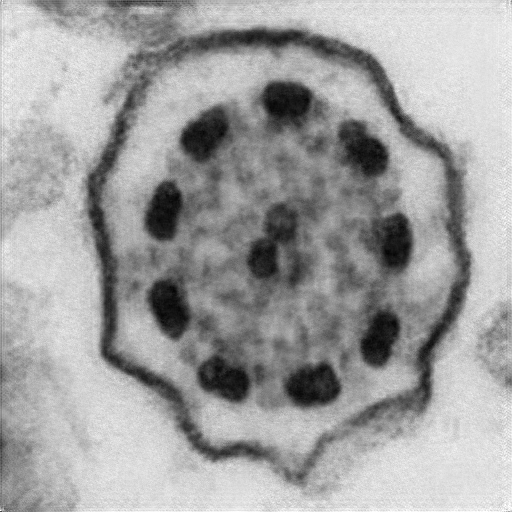
#> input picture samples/sample1_refined.png, 512 x 512 px
$ jupyter execute refine_tubule_mask.ipynb
#> lines starting #> are read from the running program, lines starting #| are printed output that depends on the picture; after the words box and inside, x2 and y2 are one past the last pixel; in counts of white or black regions, pixels touching at a corner belong together
# Refine tubule segmentation mask based on the GrabCut

## Imports

[cell 1]
import cv2
import numpy as np
import matplotlib.pyplot as plt

## Define variables and get filenames

[cell 2]
image_file = "../samples/sample1_refined.png"
mask_file = "../samples/sample1_mask.png"

extra_space_ratio = 0.2
contour_min_size = 10

image = cv2.imread(image_file)
#> image is the input picture: shape (512, 512, 3); min 3, max 255, mean 160.2
mask_tubules = cv2.imread(mask_file)[:, :, 1]
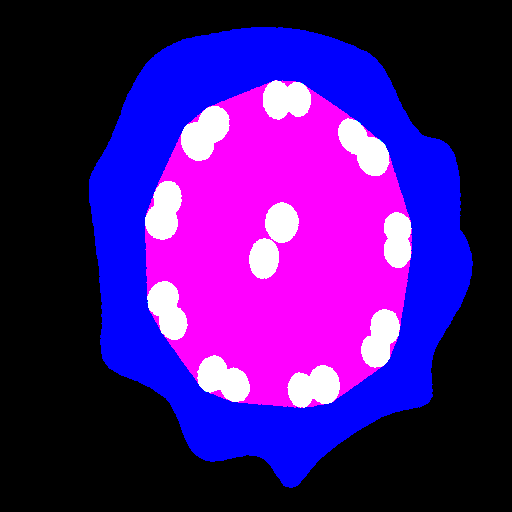
#> input picture samples/sample1_mask.png, 512 x 512 px
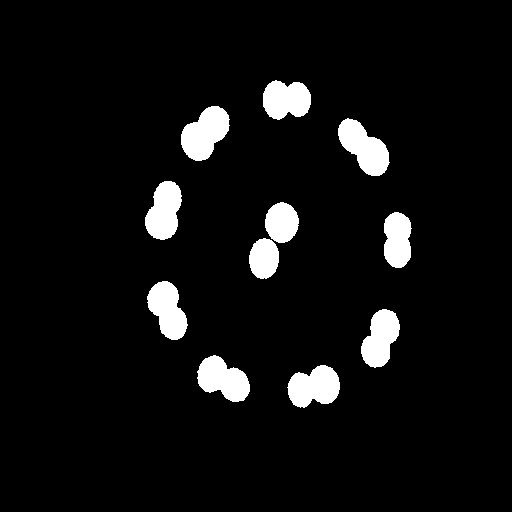
#> mask_tubules: shape (512, 512); 6.1% white; 11 white regions

plt.figure(figsize=(10, 5))
plt.subplot(1, 2, 1)
plt.imshow(image, cmap='gray')
plt.axis('off')

plt.subplot(1, 2, 2)
plt.imshow(mask_tubules, cmap='gray')
plt.axis('off')

plt.show()

## Load and visualize current mask for tubules

[cell 3]
# Visualize the image and the mask with overlap
plt.figure(figsize=(5, 5))
plt.imshow(image, cmap='gray')
plt.imshow(mask_tubules, alpha=0.25, cmap='gray')
plt.axis('off')
plt.show()
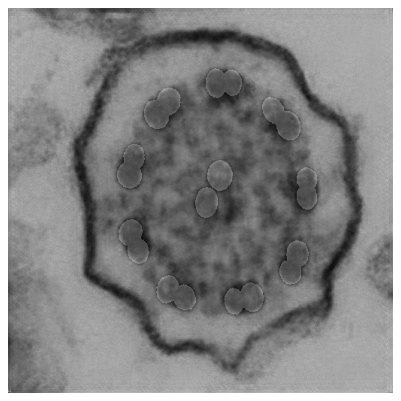
#> figure drawn by matplotlib, 1 panel

## Apply refine to example image

[cell 4]
# resize the mask to the same size as the image
mask_tubules = cv2.resize(mask_tubules, (image.shape[1], image.shape[0]))
new_mask = np.zeros_like(mask_tubules, dtype=np.uint8)

contours, _ = cv2.findContours(mask_tubules, cv2.RETR_EXTERNAL, cv2.CHAIN_APPROX_NONE)
#> contours = 11 contours; largest, box (x1, y1, x2, y2) and area: (181, 106, 230, 161) 1669, (338, 118, 390, 176) 1631, (287, 365, 340, 408) 1552, (197, 355, 250, 402) 1528, (145, 181, 182, 240) 1474

for contour in contours:
    x1, y1, w, h = cv2.boundingRect(contour)

    half_extra_pixels = int(extra_space_ratio * max(w, h))
    new_x1 = x1 - 2*half_extra_pixels
    new_y1 = y1 - 2*half_extra_pixels
    new_x2 = x1 + w + 2*half_extra_pixels
    new_y2 = y1 + h + 2*half_extra_pixels

    crop = image[new_y1:new_y2, new_x1:new_x2]
    if crop.shape[0] < contour_min_size or crop.shape[1] < contour_min_size:
        cv2.drawContours(new_mask, [contour], -1, 1, thickness=cv2.FILLED)
    else:
        crop = cv2.GaussianBlur(crop, (3, 3), 0)

        crop_mask = mask_tubules[new_y1:new_y2, new_x1:new_x2]
        mask_grabcut = np.zeros((crop.shape[:2]), dtype=np.uint8)

        backgroundModel = np.zeros((1, 65), np.float64)
        foregroundModel = np.zeros((1, 65), np.float64)
        rectangle = (half_extra_pixels, half_extra_pixels, w + 2 * half_extra_pixels, h + 2 * half_extra_pixels)

        ####
        mask_grabcut = cv2.rectangle(mask_grabcut, rectangle, 2, -1)
        mask_grabcut[np.where(crop_mask > 0)] = cv2.GC_PR_FGD

        cv2.grabCut(crop, mask_grabcut, None,
                    backgroundModel, foregroundModel,
                    3, cv2.GC_INIT_WITH_MASK)

        new_crop_mask = np.where((mask_grabcut == 2)|(mask_grabcut == 0), 0, 1).astype('uint8')
        new_crop_mask_filtered = np.zeros_like(new_crop_mask)
        contours_new, _ = cv2.findContours(new_crop_mask, cv2.RETR_EXTERNAL, cv2.CHAIN_APPROX_NONE)
        for new_contour in contours_new:
            x1, y1, w, h = cv2.boundingRect(new_contour)
            if x1 == 0 or y1 == 0 or x1 + w == new_crop_mask.shape[1] or y1 + h == new_crop_mask.shape[0]:
                continue
            else:
                cv2.drawContours(new_crop_mask_filtered, [new_contour], -1, 1, thickness=cv2.FILLED)

        # if no object was added to the mask, add the original contour
        if np.sum(new_crop_mask_filtered) == 0:
            cv2.drawContours(new_mask, [contour], -1, 1, thickness=cv2.FILLED)
        else:
            new_mask[new_y1:new_y2, new_x1:new_x2] += new_crop_mask_filtered
#> this loop made 11 passes
#> (half_extra_pixels, new_x1, new_y1, new_x2) on passes 1 to 11: (10, 267, 345, 360), (10, 177, 335, 270), (11, 339, 287, 422), (11, 125, 259, 210), (8, 233, 222, 295), (11, 362, 190, 434), (8, 249, 186, 315), (11, 123, 159, 204), (11, 316, 96, 412), (11, 159, 84, 252), (9, 245, 62, 329)
#> pass 1, `crop_mask = mask_tubules[new_y1:new_y2, new_x1:new_x2]`:
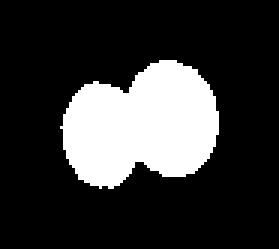
#> crop_mask: shape (83, 93) (shown 3 times larger); 21.1% white; 1 white region, box (x1, y1, x2, y2) and area: (20, 20, 73, 63) 1625
#> pass 1, `mask_grabcut = cv2.rectangle(mask_grabcut, rectangle, 2, -1)`:
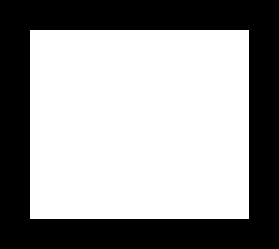
#> mask_grabcut: shape (83, 93) (shown 3 times larger); values 0 (black) and 2 (white), 59.6% white; 1 black region, box (x1, y1, x2, y2) and area: (0, 0, 93, 83) 3120
#> after the loop:
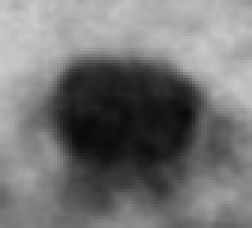
#> crop: shape (76, 84, 3) (shown 3 times larger); min 10, max 204, mean 116
#> after the loop:
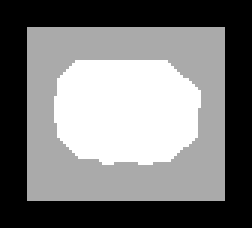
#> mask_grabcut: shape (76, 84) (shown 3 times larger); min 0, max 3, mean 1.43; drawn with min black and max white
#> after the loop: new_crop_mask: shape (76, 84); values 0 (black) and 1 (white), 23% white; 1 white region, box (x1, y1, x2, y2) and area: (18, 20, 67, 55) 1467
#> after the loop: new_mask: shape (512, 512); values 0 (black) and 1 (white), 6.4% white; 11 white regions, largest, box (x1, y1, x2, y2) and area: (285, 362, 340, 406) 1853, (181, 107, 229, 163) 1824, (148, 279, 190, 338) 1781

new_mask[np.where(new_mask > 0)] = 255
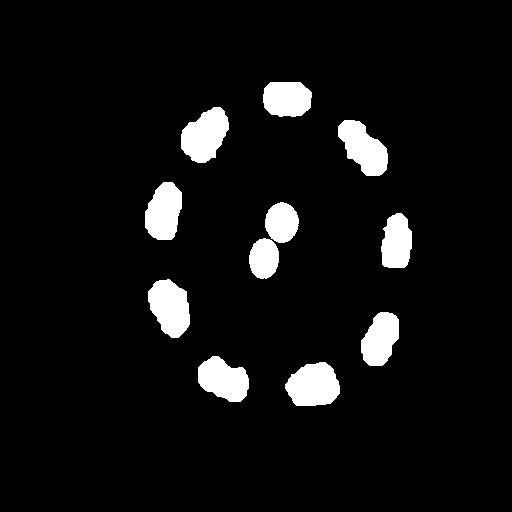
#> new_mask: shape (512, 512); 6.4% white; 11 white regions, largest, box (x1, y1, x2, y2) and area: (285, 362, 340, 406) 1853, (181, 107, 229, 163) 1824, (148, 279, 190, 338) 1781

plt.figure(figsize=(5, 5))
plt.imshow(image)
plt.imshow(new_mask, alpha=0.25, cmap='gray')
plt.axis('off')

## Visualize details for comparison of refinement

[cell 5]
contour = contours[5]  # Specify contour to visualize
#> contour = contour of 129 points, box (x1, y1, x2, y2) (384, 212, 412, 268), area 1220
x1, y1, w, h = cv2.boundingRect(contour)
#> x1 = 384; y1 = 212; w = 28; h = 56

half_extra_pixels = int(extra_space_ratio * max(w, h))
#> half_extra_pixels = 11
new_x1 = max(0, x1 - 2*half_extra_pixels)
#> new_x1 = 362
new_y1 = max(0, y1 - 2*half_extra_pixels)
#> new_y1 = 190
new_x2 = x1 + w + 2*half_extra_pixels
#> new_x2 = 434
new_y2 = y1 + h + 2*half_extra_pixels
#> new_y2 = 290

crop = image[new_y1:new_y2, new_x1:new_x2]
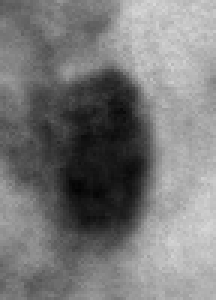
#> crop: shape (100, 72, 3) (shown 3 times larger); min 3, max 216, mean 120.7
old_mask_crop = mask_tubules[new_y1:new_y2, new_x1:new_x2]
#> old_mask_crop: shape (100, 72); 17.9% white; 1 white region, box (x1, y1, x2, y2) and area: (22, 22, 50, 78) 1286
new_mask_crop = new_mask[new_y1:new_y2, new_x1:new_x2]
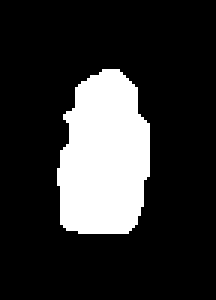
#> new_mask_crop: shape (100, 72) (shown 3 times larger); 19.1% white; 1 white region, box (x1, y1, x2, y2) and area: (19, 23, 50, 78) 1374

plt.figure(figsize=(20,10))
plt.subplot(1, 3, 1)
plt.imshow(crop, cmap='gray')
plt.axis('off')

plt.subplot(1, 3, 2)
plt.imshow(crop)
plt.imshow(old_mask_crop, alpha=0.15, cmap='gray')
plt.axis('off')

plt.subplot(1, 3, 3)
plt.imshow(crop)
plt.imshow(new_mask_crop, alpha=0.15, cmap='gray')
plt.axis('off')

plt.show()
